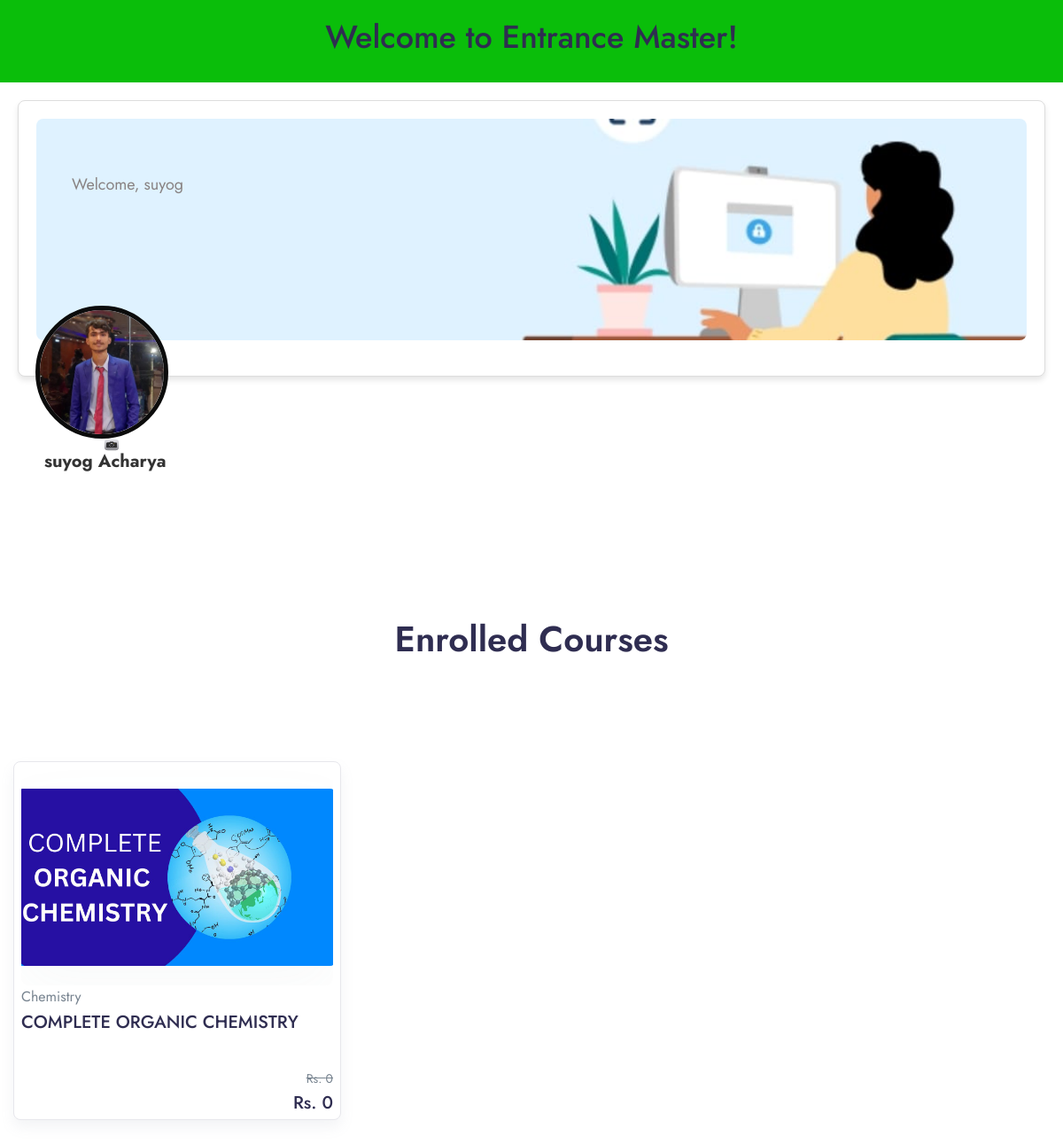
Screenshot of /main_profile (signed in) with the database file from the repository.
### app/models.py (models this page shows, shortened)
class StudentProfile(models.Model):
    user = models.OneToOneField(User, on_delete=models.CASCADE)
    profile_picture = models.ImageField(upload_to='profile_pictures', null=True, blank=True)

class UserCourse(models.Model):
    user = models.ForeignKey(User, on_delete=models.CASCADE)
    course = models.ForeignKey(Course, on_delete=models.CASCADE)
    paid = models. BooleanField (default=0)
    date = models.DateTimeField(auto_now_add=True)

class Course(models.Model):
    STATUS = (
        ('PUBLISH', 'PUBLISH'),
        ('DRAFT', 'DRAFT'),
    )
    featured_image = models.ImageField(upload_to="media/featured_img", null=True)
    featured_video = models.CharField(max_length=300, null=True)
    title = models.CharField(max_length=500)
    created_at = models.DateField(auto_now_add=True)
    author = models.ForeignKey(Author, on_delete=models.CASCADE, null=True)
    category = models.ForeignKey(Categories, on_delete=models.CASCADE)
    description = models.TextField()
    price = models.IntegerField(null=True, default=0)
    discount = models.IntegerField(null=True)
    language = models.ForeignKey(Language, on_delete=models.CASCADE, null=True)
    Deadline = models.CharField(max_length=100, null=True)
    slug = models.SlugField(max_length=500, null=True, blank=True)
    status = models.CharField(choices=STATUS, max_length=100, null=True)
    Certificate = models.CharField(null=True, max_length=10)

class Categories(models.Model):
    name = models.CharField(max_length=200)

### LMS/views.py (the view)
# urls.py: path('main_profile', views.MAIN_PROFILLE, name='main_profile'),
def MAIN_PROFILLE(request):
    student_profile, created = StudentProfile.objects.get_or_create(user=request.user)
    course = UserCourse.objects.filter(user= request.user)
    if request.method == 'POST':
        form = ProfileForm(request.POST, request.FILES, instance=student_profile)
        if form.is_valid():
            form.save()
            return redirect(reverse('main_profile'))  # Redirect to the same page after saving
    else:
        form = ProfileForm(instance=student_profile)
    context = {
        'form': form,
        'student_profile': student_profile,
        'course':course,
    }
    return render(request, 'main/main_profile.html', context)

### app/templatetags/course_tags.py (called while the page is built)
@register.simple_tag
def discount_calculation(price,discount):
    if discount is None or discount is 0:
        return price
    sellprice = price
    sellprice = price - (price * discount/100)
    return math.floor(sellprice)

### templates/main/main_profile.html (shortened to what this page needs)
{% load static %}
{% load course_tags %}
<!DOCTYPE html>
<html lang="en">
<head>
    <link rel="stylesheet" href="{% static 'assets/css/bootstrap.min.css' %}">
    <link rel="stylesheet" href="{% static 'assets/style.css' %}">
    <link rel="stylesheet" href="{% static 'assets/css/style.css' %}">
</head>
<body>
<header class="profile_header">
    <h1 class="profile_header_h1">Welcome to Entrance Master!</h1>
</header>
{% block content %}
<div class="profile_container">
    <div class="welcome-box">
        <img src="{% static 'assets/images/Welcome_image.jpg' %}" alt="Welcome Image" class="welcome-image">
        <div class="welcome-text">Welcome, {{user.first_name}}</div>
    </div>
    <div class="profile-picture" id="profile-picture">
        {% if student_profile.profile_picture %}
            <img src="{{ student_profile.profile_picture.url }}" alt="Profile Picture">
        {% else %}
            <img src="{% static 'assets/images/default_profile_picture.png' %}" alt="Default Profile Picture">
        {% endif %}
        <button type="button" class="btn" id="upload-button">
            <img src="{% static 'assets/images/camera_icon.png' %}" alt="Camera Icon" style="width: 20px; height: 20px;">
        </button>
    </div>
    <div class="profile-details">
        <p>{{ student_profile.user.get_full_name }}</p>
    </div>
</div>
{% include "course/enrolled_course.html" %}
{% endblock %}
</body>
</html>

### templates/course/enrolled_course.html (shortened to what this page needs)
{% load static %}
{% load course_tags %}
{% block content %}
<!doctype html>
<html lang="en">
<head>
    <link rel="stylesheet" href="https://cdnjs.cloudflare.com/ajax/libs/font-awesome/5.15.4/css/all.min.css">
    <link rel="stylesheet" href="{% static 'assets/css/theme.min.css' %}">
</head>
<body class="bg-white">
  <header class="py-8 py-md-11" style="background-image: none;">
    <div class="container text-center py-xl-2">
        <h1 class="display-4 fw-semi-bold mb-0">Enrolled Courses</h1>
    </div>
</header>
<div class="container pb-4 pb-xl-7">
    <div class="row">
        {% for i in course %}
        <div class="col-12 col-md-6 col-lg-6 col-xl-4 pb-4 pb-md-7" style="padding-right:15px;padding-left:15px;">
            <div class="card border shadow p-2 rounded-lg sk-fade">
              <div class="card-zoom position-relative">
                <a href="{{i.get_absolute_url}}" class="card-img sk-thumbnail img-ratio-9 d-block">
                    <img class="rounded shadow-light-lg" src="{{i.course.featured_image}}" alt="...">
                </a>
            </div>
                <a href="{{i.get_absolute_url}}"><span class="mb-1 d-inline-block text-gray-800">{{i.course.category.name}}</span></a>
                <div class="position-relative">
                    <a href="{{i.get_absolute_url}}" class="d-block stretched-link">
                        <h4 class="line-clamp-2 h-md-48 h-lg-58 me-md-6 me-lg-10 me-xl-4 mb-2">{{i.course.title}}
                        </h4>
                    </a>
                    <div class="row mx-n2 align-items-end">
                        <div class="col px-2">
                            <ul class="nav mx-n3">
                                <li class="nav-item px-3">
                                    <div class="d-flex align-items-center">
                                        <div class="me-2 d-flex icon-uxs text-secondary">
                                            <svg width="20" height="20" viewBox="0 0 20 20" fill="none" xmlns="http://www.w3.org/2000/svg">
                                            </svg>
                                        </div>
                                    </div>
                                </li>
                            </ul>
                        </div>
                        <div class="col-auto px-2 text-right">
                            <del class="font-size-sm">Rs. {{ i.course.price }}</del>
                            <ins class="h4 mb-0 d-block mb-lg-n1">Rs. {% discount_calculation i.course.price i.course.discount %}</ins>
                        </div>
                    </div>
                </div>
            </div>
        </div>
    </div>
    {% endfor %}
</div>
</body>
</html>
{% endblock %}

### static/assets/style.css (style rules this page uses)
body { color: #333333; font-size: 14px; font-family: 'Rubik', sans-serif; line-height: 1.80857; }
html, body { height: 100%; }
a { color: #1f1f1f; text-decoration: none !important; outline: none !important; -webkit-transition: all .3s ease-in-out; -moz-transition: all .3s ease-in-out; -ms-transition: all .3s ease-in-out; -o-transition: all .3s ease-in-out; transition: all .3s ease-in-out; }
h1, h2, h3, h4, h5, h6 { letter-spacing: 0; font-weight: normal; position: relative; padding: 0 0 10px 0; font-weight: normal; line-height: 120% !important; color: #1f1f1f; margin: 0 }
h1 { font-size: 24px }
h4 { font-size: 16px }
a { color: #1f1f1f; text-decoration: none; outline: none; }
a, .btn { text-decoration: none !important; outline: none !important; -webkit-transition: all .3s ease-in-out; -moz-transition: all .3s ease-in-out; -ms-transition: all .3s ease-in-out; -o-transition: all .3s ease-in-out; transition: all .3s ease-in-out; }
.shadow { box-shadow: none !important; }
.align-items-center { margin-bottom: 30px; }

### static/assets/css/style.css (style rules this page uses)
.profile_header { background-color: #0abe0a; color: #ecf0f1; text-align: center; padding: 20px 0; }
.profile_header_h1 { margin: 0; font-size: 36px; }
.profile_container { display: flex; flex-direction: column; align-items: flex-start; padding: 20px; position: relative; }
.welcome-box { width: 100%; display: flex; flex-direction: column; background-color: #ffffff; border: 1px solid #ddd; border-radius: 8px; box-shadow: 0 4px 6px rgba(0, 0, 0, 0.1); text-align: center; margin-bottom: 20px; padding: 20px; position: relative; }
.welcome-image { width: 100%; height: 250px; object-fit: cover; border-radius: 8px; margin-bottom: 20px; position: relative; }
.welcome-text { position: absolute; top: 80px; left: 60px; font-size: 18px; color: rgb(136, 130, 130); }
.profile-picture { width: 150px; height: 150px; border-radius: 50%; object-fit: cover; border: 5px solid #0c0c0c; position: relative; margin-bottom: 30px; margin-top: -100px; margin-left: 20px; }
.profile-picture img { width: 100%; height: 100%; border-radius: 50%; }
.profile-details { font-size: 20px; font-weight: bold; color: #333; align-self: flex-start; margin-top: -20px; margin-left: 30px; }
.btn { margin-top: -20px; margin-left: 50px; cursor: pointer; }

### rows the page displays
StudentProfile: profile_picture (picture), user.get_full_name "suyog Acharya"
UserCourse: course.featured_image (picture), course.category.name "Chemistry", course "COMPLETE ORGANIC CHEMISTRY", course.price "0", course.discount "0"

### other values shown
{{ user.first_name }} "suyog"
